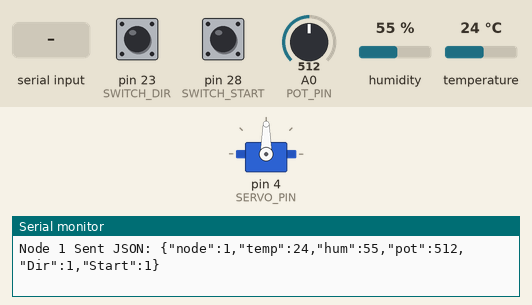
Bench run of a sketch on a simulated Arduino Mega 2560, built with avr-gcc and run on an emulated ATmega2560. Shown: servo, the last lines printed to the serial monitor. The test bench sets the inputs (shaded band); at power-on: pin 23 (SWITCH_DIR) HIGH, pin 28 (SWITCH_START) HIGH, A0 (POT_PIN) = 512, humidity 55 %, temperature 24 °C.

Above: at 1.2 s.
1.3 s: "1\n" received over the second serial link
At 3.0 s:
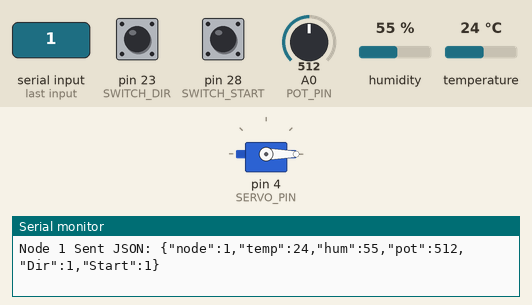
Timing chart, 0 to 4.5 s (numbered marks = the images above; inputs shaded):
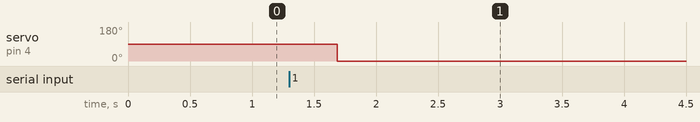

Measured:
- after the input at 1.3 s, servo on pin 4 (SERVO_PIN): 90° → 0° after 0.39 s

The sketch:

node1.ino
```cpp
#include <DHT.h>
#include <ArduinoJson.h>
#include <Servo.h>

#define DHTPIN 21        // Pin where the DHT11 sensor is connected
#define DHTTYPE DHT11   // DHT 11 or DHT22
#define POT_PIN A0
#define SERVO_PIN 4
#define SWITCH_DIR 23
#define SWITCH_START 28

DHT dht(DHTPIN, DHTTYPE); // Initialize the DHT sensor
Servo servo;

void setup() {
  Serial1.begin(9600);     // Start Serial1 for communication
  Serial.begin(9600);       // Start Serial Monitor for debugging
  dht.begin();              // Initialize the DHT sensor
  servo.attach(SERVO_PIN);
  pinMode(SWITCH_DIR, INPUT);
  pinMode(SWITCH_START, INPUT);
}

void loop() {
  // Read values from DHT sensor
  float temperature = dht.readTemperature(); // Read temperature as Celsius
  float humidity = dht.readHumidity();       // Read humidity
  int potValue = analogRead(POT_PIN);
  int switchDir = digitalRead(SWITCH_DIR);
  int switchStart = digitalRead(SWITCH_START);


  // Check if the readings are valid
  if (isnan(temperature) || isnan(humidity)) {
    Serial.println("Failed to read from DHT sensor!");
    return;
  }

  // Create a JSON object
  StaticJsonDocument<200> doc; // Adjust size based on your needs
  doc["node"] = 1; // Identifier for this node
  doc["temp"] = temperature;
  doc["hum"] = humidity;
  doc["pot"] = potValue;
  doc["Dir"] = switchDir;
  doc["Start"] = switchStart;

  // Serialize the JSON object to a string
  char jsonOutput[2048];
  serializeJson(doc, jsonOutput);

  // Send the JSON string
  Serial1.println(jsonOutput);

  // Debugging Output
  Serial.print("Node 1 Sent JSON: ");
  Serial.println(jsonOutput);

  // Check for incoming data from Node 2
  if (Serial1.available()) {
    String receivedData = Serial1.readStringUntil('\n');

    // Create a JSON document to hold the parsed data
    StaticJsonDocument<200> docReceived;
    DeserializationError error = deserializeJson(docReceived, receivedData);

    // Check for errors in parsing
    if (!error) {
      int nodeID = docReceived["node"];
      float temperatureReceived = docReceived["temperature"];
      float humidityReceived = docReceived["humidity"];
      int potValueReceived = docReceived["pot"];
      int ldrValue = docReceived["ldr"];

      // Print the received values
      Serial.print("Node 2 JSON Received: ");
      Serial.print(receivedData);
      Serial.print(" | Node ID: ");
      Serial.print(nodeID);
      Serial.print(" | Temperature: ");
      Serial.print(temperatureReceived);
      Serial.print(" | Humidity: ");
      Serial.println(humidityReceived);
      Serial.print(" | LDR Value: ");
      Serial.println(ldrValue);
      servo.write(map(potValueReceived, 0, 1023, 0, 180));
    } else {
      Serial.print("Failed to parse JSON from Node 2: ");
      Serial.println(error.c_str());
    }
  }

  delay(500); // Delay to prevent flooding
}
```
